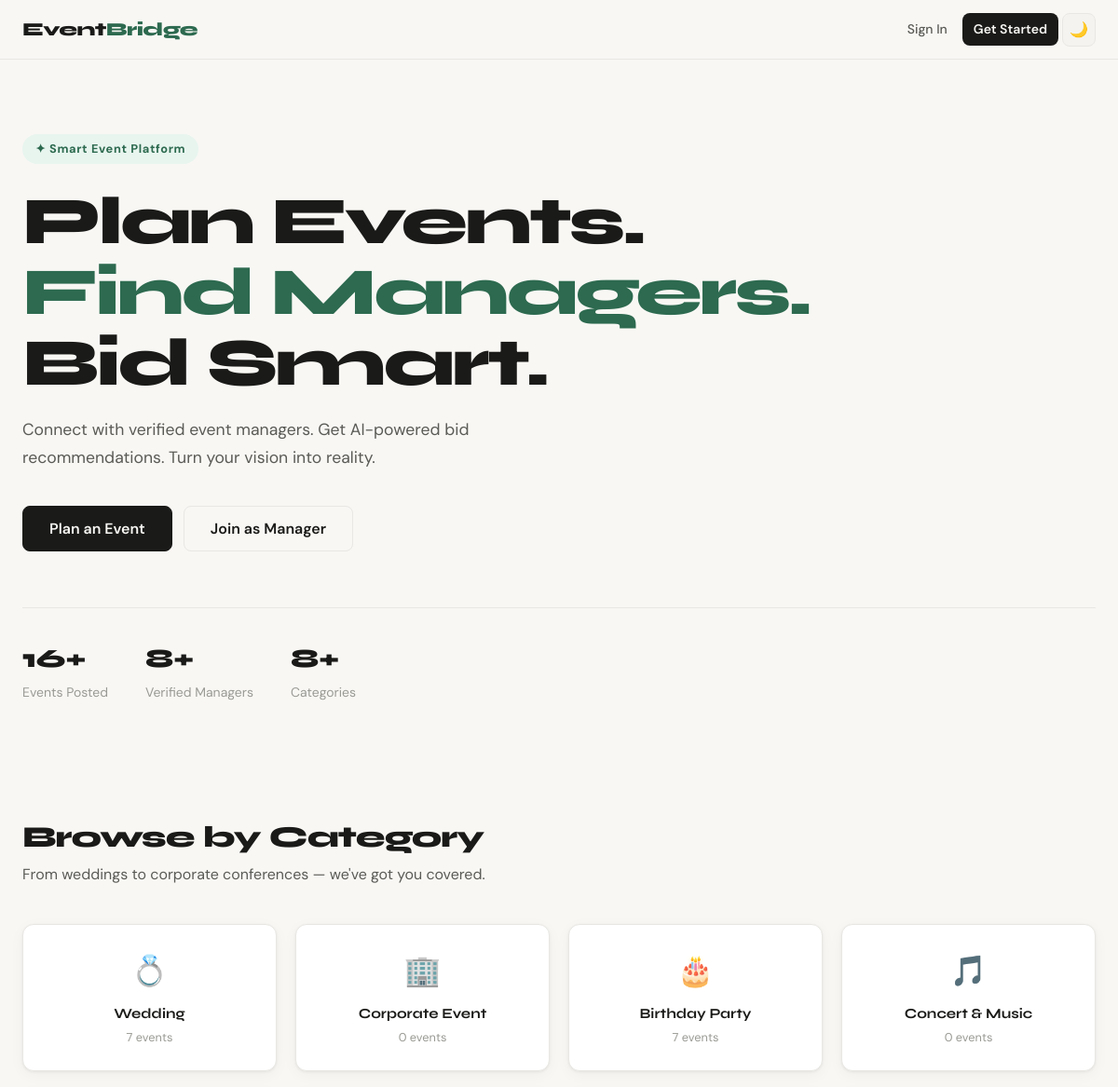
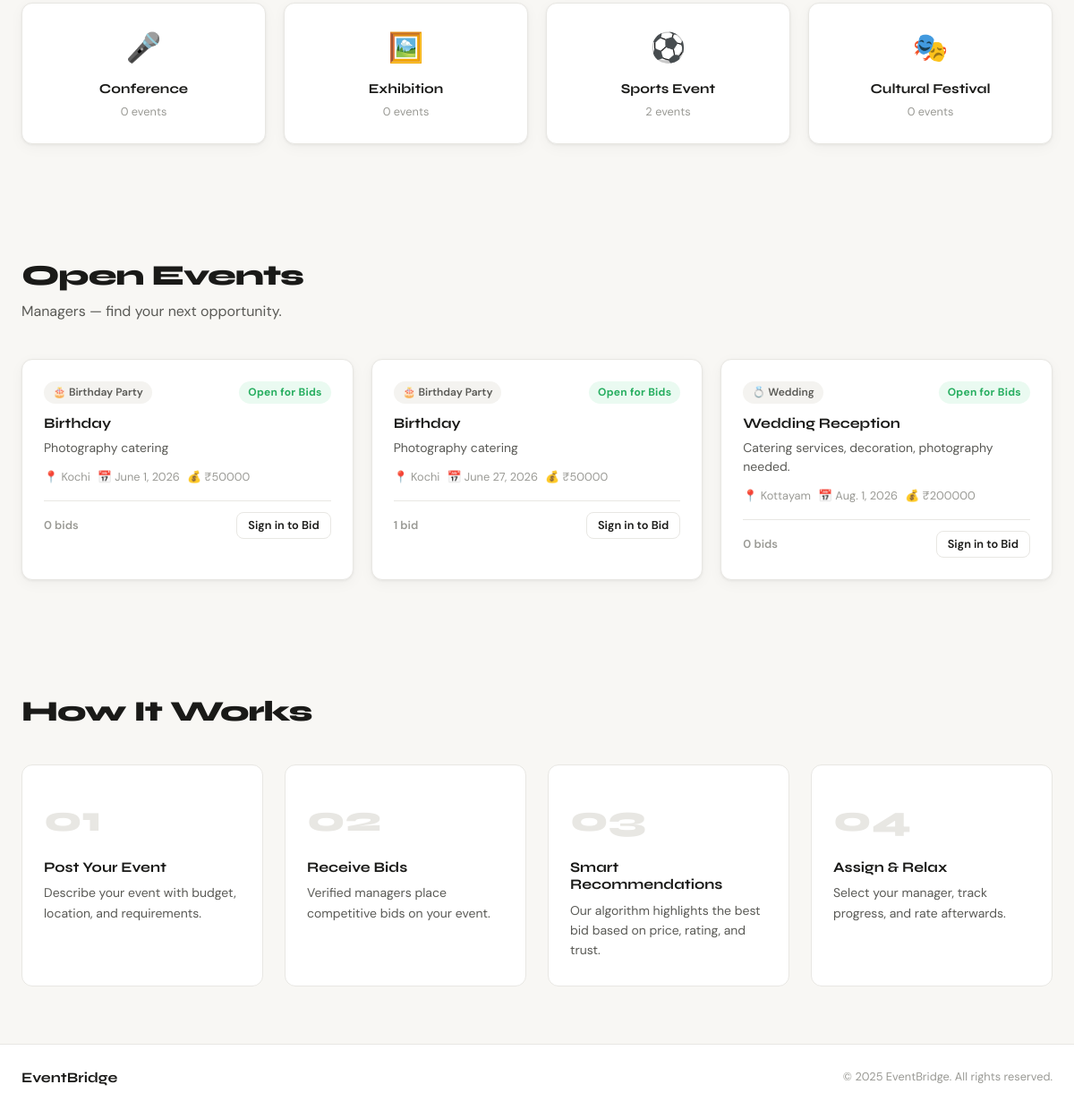
The page / on the database its author committed (2 pictures, top to bottom).
### apps/events/models.py (models this page shows, shortened)
class Category(models.Model):
    name = models.CharField(max_length=100, unique=True)
    description = models.TextField(blank=True)
    icon = models.CharField(max_length=50, default='🎉')
    created_at = models.DateTimeField(auto_now_add=True)
    class Meta:
        verbose_name_plural = "Categories"

class Event(models.Model):
    STATUS_CHOICES = [
        ('open', 'Open for Bids'),
        ('in_review', 'Reviewing Bids'),
        ('assigned', 'Manager Assigned'),
        ('in_progress', 'In Progress'),
        ('completed', 'Completed'),
        ('cancelled', 'Cancelled'),
    ]
    organizer = models.ForeignKey(
        settings.AUTH_USER_MODEL,
        on_delete=models.CASCADE,
        related_name='organized_events'
    )
    title = models.CharField(max_length=200)
    description = models.TextField()
    category = models.ForeignKey(Category, on_delete=models.SET_NULL, null=True, related_name='events')
    budget = models.DecimalField(max_digits=10, decimal_places=2)
    location = models.CharField(max_length=200)
    event_date = models.DateField()
    status = models.CharField(max_length=20, choices=STATUS_CHOICES, default='open')
    assigned_manager = models.ForeignKey(
        settings.AUTH_USER_MODEL,
        on_delete=models.SET_NULL,
        null=True, blank=True,
        related_name='assigned_events'
    )
    created_at = models.DateTimeField(auto_now_add=True)
    updated_at = models.DateTimeField(auto_now=True)
    class Meta:
        ordering = ['-created_at']
    def get_bid_count(self):
        return self.bids.count()

### apps/events/views.py (the view)
# urls.py: path('', event_views.home, name='home'),
def home(request):
    categories = Category.objects.all()
    recent_events = Event.objects.filter(status='open').order_by('-created_at')[:6]
    stats = {
        'events': Event.objects.count(),
        'managers': 0,
        'categories': categories.count(),
    }
    try:
        from apps.users.models import ManagerProfile
        stats['managers'] = ManagerProfile.objects.filter(is_available=True).count()
    except Exception:
        pass
    return render(request, 'events/home.html', {
        'categories': categories,
        'recent_events': recent_events,
        'stats': stats,
    })

### templates/events/home.html (shortened to what this page needs)
{% extends 'base.html' %}
{% block content %}
<section class="hero">
    <div class="hero-inner">
        <div class="hero-tag">✦ Smart Event Platform</div>
        <h1 class="hero-title">Plan Events.<br><span class="accent">Find Managers.</span><br>Bid Smart.</h1>
        <p class="hero-sub">Connect with verified event managers. Get AI-powered bid recommendations. Turn your vision into reality.</p>
        <div class="hero-actions">
            <a href="{% url 'register_customer' %}" class="btn btn-primary btn-lg">Plan an Event</a>
            <a href="{% url 'register_manager' %}" class="btn btn-outline btn-lg">Join as Manager</a>
        </div>
        <div class="hero-stats">
            <div class="stat-item"><strong>{{ stats.events }}+</strong><span>Events Posted</span></div>
            <div class="stat-item"><strong>{{ stats.managers }}+</strong><span>Verified Managers</span></div>
            <div class="stat-item"><strong>{{ stats.categories }}+</strong><span>Categories</span></div>
        </div>
    </div>
</section>
<section class="section categories-section">
    <div class="container">
        <div class="section-header">
            <h2>Browse by Category</h2>
            <p>From weddings to corporate conferences — we've got you covered.</p>
        </div>
        <div class="cards-grid cards-grid-4">
            {% for cat in categories %}
            <a href="{% url 'create_event' %}?category={{ cat.id }}" class="category-card card">
                <div class="cat-icon">{{ cat.icon }}</div>
                <div class="cat-name">{{ cat.name }}</div>
                <div class="cat-count">{{ cat.events.count }} event{{ cat.events.count|pluralize }}</div>
            </a>
            {% empty %}
            <p class="text-muted">No categories yet.</p>
            {% endfor %}
        </div>
    </div>
</section>
<section class="section recent-events-section">
    <div class="container">
        <div class="section-header">
            <h2>Open Events</h2>
            <p>Managers — find your next opportunity.</p>
        </div>
        <div class="cards-grid cards-grid-3">
            {% for event in recent_events %}
            <div class="card event-card">
                <div class="card-header">
                    <span class="category-badge">{{ event.category.icon }} {{ event.category.name }}</span>
                    <span class="status-badge status-{{ event.status }}">{{ event.get_status_display }}</span>
                </div>
                <h3 class="card-title">{{ event.title }}</h3>
                <p class="card-text">{{ event.description|truncatechars:100 }}</p>
                <div class="card-meta">
                    <span>📍 {{ event.location }}</span>
                    <span>📅 {{ event.event_date }}</span>
                    <span>💰 ₹{{ event.budget|floatformat:0 }}</span>
                </div>
                <div class="card-footer">
                    <span class="bid-count">{{ event.get_bid_count }} bid{{ event.get_bid_count|pluralize }}</span>
                    {% if user.is_authenticated and user.role == 'manager' %}
                    <a href="{% url 'place_bid' event.pk %}" class="btn btn-sm btn-primary">Place Bid</a>
                    {% else %}
                    <a href="{% url 'login' %}" class="btn btn-sm btn-outline">Sign in to Bid</a>
                    {% endif %}
                </div>
            </div>
            {% empty %}
            <p class="text-muted">No open events right now.</p>
            {% endfor %}
        </div>
    </div>
</section>
<section class="section how-it-works">
    <div class="container">
        <div class="section-header">
            <h2>How It Works</h2>
        </div>
        <div class="steps-grid">
            <div class="step-card">
                <div class="step-num">01</div>
                <h3>Post Your Event</h3>
                <p>Describe your event with budget, location, and requirements.</p>
            </div>
            <div class="step-card">
                <div class="step-num">02</div>
                <h3>Receive Bids</h3>
                <p>Verified managers place competitive bids on your event.</p>
            </div>
            <div class="step-card">
                <div class="step-num">03</div>
                <h3>Smart Recommendations</h3>
                <p>Our algorithm highlights the best bid based on price, rating, and trust.</p>
            </div>
            <div class="step-card">
                <div class="step-num">04</div>
                <h3>Assign & Relax</h3>
                <p>Select your manager, track progress, and rate afterwards.</p>
            </div>
        </div>
    </div>
</section>
{% endblock %}

### templates/base.html (shortened to what this page needs)
<!DOCTYPE html>
<html lang="en" data-theme="light">
<head>
    <link rel="stylesheet" href="/static/css/main.css">
</head>
<body>
<nav class="navbar">
    <div class="nav-inner">
        <a href="/" class="nav-logo">Event<span>Bridge</span></a>
        <div class="nav-links">
            {% if user.is_authenticated %}
                {% if user.role == 'customer' %}
                    <a href="{% url 'customer_dashboard' %}" class="nav-link">Dashboard</a>
                    <a href="{% url 'my_events' %}" class="nav-link">My Events</a>
                    <a href="{% url 'create_event' %}" class="nav-link nav-cta">+ New Event</a>
                {% elif user.role == 'manager' %}
                    <a href="{% url 'manager_dashboard' %}" class="nav-link">Dashboard</a>
                    <a href="{% url 'available_events' %}" class="nav-link">Browse Events</a>
                    <a href="{% url 'my_bids' %}" class="nav-link">My Bids</a>
                {% else %}
                    <a href="{% url 'admin_dashboard' %}" class="nav-link">Admin Panel</a>
                    <a href="{% url 'manage_users' %}" class="nav-link">Users</a>
                    <a href="{% url 'all_events_admin' %}" class="nav-link">Events</a>
                    <a href="{% url 'manage_categories' %}" class="nav-link">Categories</a>
                {% endif %}
                <a href="{% url 'notifications' %}" class="nav-link notif-link">
                    🔔 <span id="notif-badge" class="notif-badge hidden">0</span>
                </a>
                <div class="nav-user">
                    <span class="user-name">{{ user.first_name|default:user.username }}</span>
                    <span class="user-role-badge role-{{ user.role }}">{{ user.role }}</span>
                    <a href="{% url 'logout' %}" class="nav-link logout-btn">Sign Out</a>
                </div>
            {% else %}
                <a href="{% url 'login' %}" class="nav-link">Sign In</a>
                <a href="{% url 'register_customer' %}" class="nav-link nav-cta">Get Started</a>
            {% endif %}
            <button class="theme-toggle" id="themeToggle" title="Toggle dark mode">🌙</button>
        </div>
    </div>
</nav>
<div class="content-wrap">
    {% block content %}{% endblock %}
</div>
<footer class="footer">
    <div class="footer-inner">
        <span class="footer-brand">Event<strong>Bridge</strong></span>
        <span class="footer-copy">© 2025 EventBridge. All rights reserved.</span>
    </div>
</footer>
</body>
</html>

### rows shown on the page
Category: icon "💍", name "Wedding", events.count "7"
Category: icon "🏢", name "Corporate Event", events.count "0"
Category: icon "🎂", name "Birthday Party", events.count "7"
Category: icon "🎵", name "Concert & Music", events.count "0"
Category: icon "🎤", name "Conference", events.count "0"
Category: icon "🖼️", name "Exhibition", events.count "0"
Category: icon "⚽", name "Sports Event", events.count "2"
Category: icon "🎭", name "Cultural Festival", events.count "0"
Event: category.icon "🎂", category.name "Birthday Party", status "Open for Bids", title "Birthday", description "Photography catering", location "Kochi", event_date "June 1, 2026", budget "50000", get_bid_count "0"
Event: category.icon "🎂", category.name "Birthday Party", status "Open for Bids", title "Birthday", description "Photography catering", location "Kochi", event_date "June 27, 2026", budget "50000", get_bid_count "1"
Event: category.icon "💍", category.name "Wedding", status "Open for Bids", title "Wedding Reception", description "Catering services, decoration, photography needed.", location "Kottayam", event_date "Aug. 1, 2026", budget "200000", get_bid_count "0"

### other values the page prints
{{ stats.events }} "16"
{{ stats.managers }} "8"
{{ stats.categories }} "8"
